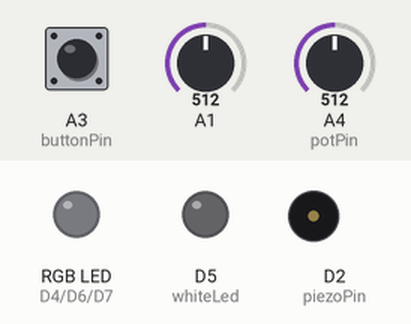
Bench run of a sketch on a simulated Arduino Zero (SAMD21). On the bench: an RGB LED mixed from three pins (HIGH = lit), output pins drawn as LEDs (lit = HIGH), buzzer (waves = sounding). The test bench sets the inputs (shaded band); at power-on: A1 = 512, A4 (potPin) = 512, A3 (buttonPin) LOW (analog values on the 0–1023 scale). Dim RGB values are drawn brighter than linear; random numbers use the default seed unless the sketch sets one; what the sketch prints to the serial monitor is not drawn.

Above: at 1.2 s.
1.3 s: A1 set to 683
2.8 s: A1 set to 708
At 3.9 s:
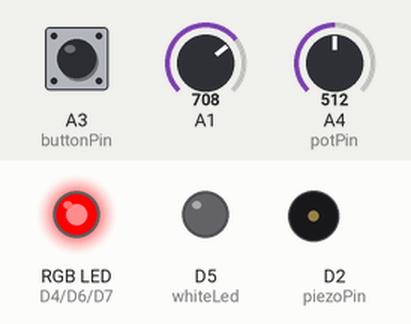
5.8 s: A4 (potPin) set to 3
8.8 s: A4 (potPin) set to 0
At 9.55 s:
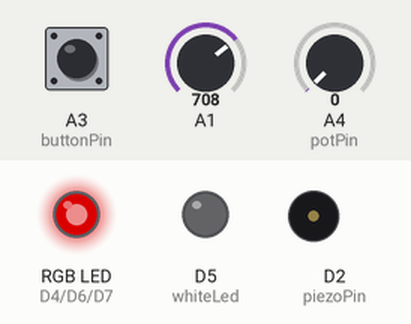
11.8 s: A3 (buttonPin) pulled HIGH for 0.15 s
At 11.97 s:
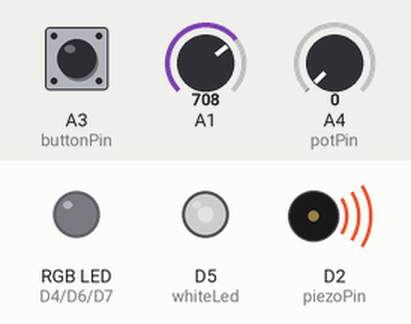
At 14.66 s:
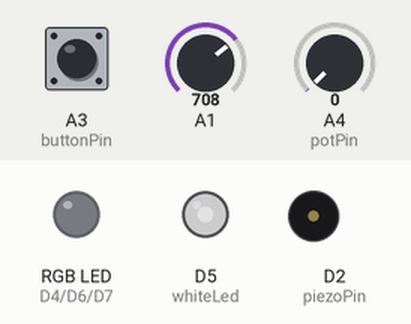
14.8 s: A4 (potPin) set to 122
Timing chart, 0 to 18.8 s (numbered marks = the images above; inputs shaded):
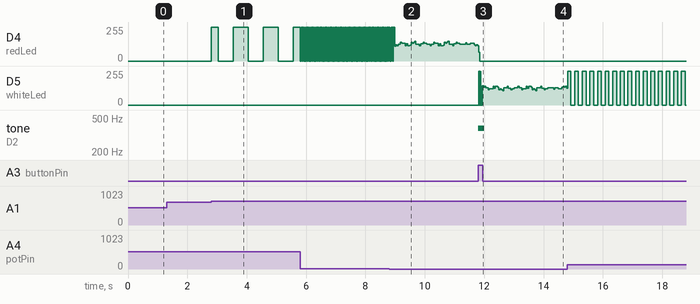

The sketch:

MIDTERM_OliviaM.ino
```cpp
/*
////////////////////////////////////////////////////////
Midterm
MTEC 2280
Olivia Mundie
////////////////////////////////////////////////////////
*/

// to switch current light
int currentLight = 1;

// array for the different tones
int tones[8];

// photocell
int photoPin = 1;
int photoVal = 1;

// buzzer
int piezoPin = 2;

// pin numbers of the LEDs
int redLed = 4;
int whiteLed = 5;
int greenLed = 6;
int blueLed = 7;

// button
int buttonPin = 17;
bool buttonState = 0;
int lastButtonState = 0;

// potentiometer/blinking
int potPin = 18;
int ledState = 0;

// timing
int currentTime = 0;
int lastTime = 0;
int timerInterval = 1000;

void setup() {
  analogReadResolution(10);

  pinMode(photoPin, INPUT);

  pinMode(redLed, OUTPUT);
  pinMode(whiteLed, OUTPUT);
  pinMode(greenLed, OUTPUT);
  pinMode(blueLed, OUTPUT);

  pinMode(buttonPin, INPUT);

  Serial.begin(115200);
}

void loop() {
  // button
  buttonState = digitalRead(buttonPin);
  if ((buttonState==HIGH) && (lastButtonState==LOW)){
    currentLight++;
    addTones();
    if (currentLight>4){ // reset after 4
      currentLight=1;
    }
    playTone();
    //Serial.println("button was pressed!");
  }
  lastButtonState = buttonState;
  //Serial.printf("currentLight: %i \n",currentLight);

  // photocell
  photoVal = analogRead(photoPin);
  if (photoVal < 700){
    // turn lights off
    digitalWrite(redLed,LOW);
    digitalWrite(whiteLed,LOW);
    digitalWrite(greenLed,LOW);
    digitalWrite(blueLed,LOW);
  }
  else {
    lightsOn();
  }
  Serial.printf("photoVal is: %i \n",photoVal);

  // potentiometer/blinking
  currentTime = millis();
  timerInterval = map(analogRead(potPin), 0, 1023, 10, 1000);
  if (currentTime - lastTime >= timerInterval){
    lastTime = currentTime;
    ledState = !ledState;
  }
}

// turn on  lights
void lightsOn() {
  if (currentLight == 1){
    digitalWrite(redLed,ledState);
    digitalWrite(whiteLed,LOW);
    digitalWrite(greenLed,LOW);
    digitalWrite(blueLed,LOW);
  }
  else if (currentLight == 2){
    digitalWrite(redLed,LOW);
    digitalWrite(whiteLed,ledState);
    digitalWrite(greenLed,LOW);
    digitalWrite(blueLed,LOW);
  }
  else if (currentLight == 3){
    digitalWrite(redLed,LOW);
    digitalWrite(whiteLed,LOW);
    digitalWrite(greenLed,ledState);
    digitalWrite(blueLed,LOW);
  }
  else if (currentLight == 4){
    digitalWrite(redLed,LOW);
    digitalWrite(whiteLed,LOW);
    digitalWrite(greenLed,LOW);
    digitalWrite(blueLed,ledState);
  }
}

// play tones
void playTone() {
  for (int i=0; i<8; i++){ // 8 = length of array
    tone(piezoPin, tones[i], 200);
  }
}

// populate tones array
void addTones() {
  for (int i = 0; i<8; i++){
    tones[i] = random(100,1000);
  }
  //Serial.println("new tones were added!\n");
}


//
/*
set playing true/false every time button pressed
bool playing = false;

playTone(playing){
  if(playing)
  play the lfufcking loop or whatever slay
}
*/
```

Measured:
- the behaviour switches between 699 and 700 on A1 (found by bisection; images 0 and 1)
- the behaviour switches between 2 and 1 on A4 (potPin) (found by bisection; images 1 and 2)
- after the input at 2.8 s, D4 (redLed): 0/255 → 255/255 at once, then repeats every 1.0 s: 0/255 0.50 s, 255/255 0.50 s
